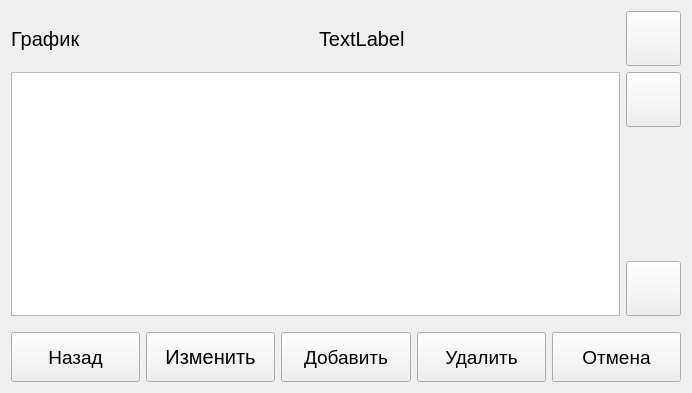
<?xml version="1.0" encoding="UTF-8"?>
<ui version="4.0">
 <class>VentilationConfigFrame</class>
 <widget class="QWidget" name="VentilationConfigFrame">
  <property name="geometry">
   <rect>
    <x>0</x>
    <y>0</y>
    <width>692</width>
    <height>393</height>
   </rect>
  </property>
  <property name="font">
   <font>
    <pointsize>14</pointsize>
   </font>
  </property>
  <property name="windowTitle">
   <string>Form</string>
  </property>
  <layout class="QGridLayout" name="gridLayout">
   <item row="0" column="2">
    <widget class="QPushButton" name="btnSelectGraph">
     <property name="minimumSize">
      <size>
       <width>55</width>
       <height>55</height>
      </size>
     </property>
     <property name="maximumSize">
      <size>
       <width>55</width>
       <height>55</height>
      </size>
     </property>
     <property name="font">
      <font>
       <pointsize>15</pointsize>
      </font>
     </property>
     <property name="text">
      <string/>
     </property>
     <property name="icon">
      <iconset resource="../Resources.qrc">
       <normaloff>:/Images/line-chart.png</normaloff>:/Images/line-chart.png</iconset>
     </property>
     <property name="iconSize">
      <size>
       <width>42</width>
       <height>42</height>
      </size>
     </property>
    </widget>
   </item>
   <item row="0" column="1">
    <widget class="QLabel" name="lblProfileName">
     <property name="font">
      <font>
       <pointsize>15</pointsize>
      </font>
     </property>
     <property name="text">
      <string>TextLabel</string>
     </property>
    </widget>
   </item>
   <item row="0" column="0">
    <widget class="QLabel" name="label">
     <property name="font">
      <font>
       <pointsize>15</pointsize>
      </font>
     </property>
     <property name="text">
      <string>График</string>
     </property>
    </widget>
   </item>
   <item row="3" column="0" colspan="3">
    <layout class="QHBoxLayout" name="horizontalLayout">
     <item>
      <widget class="QPushButton" name="btnReturn">
       <property name="minimumSize">
        <size>
         <width>0</width>
         <height>50</height>
        </size>
       </property>
       <property name="maximumSize">
        <size>
         <width>16777215</width>
         <height>50</height>
        </size>
       </property>
       <property name="text">
        <string>Назад</string>
       </property>
       <property name="icon">
        <iconset resource="../Resources.qrc">
         <normaloff>:/Images/return.png</normaloff>:/Images/return.png</iconset>
       </property>
       <property name="iconSize">
        <size>
         <width>32</width>
         <height>32</height>
        </size>
       </property>
      </widget>
     </item>
     <item>
      <widget class="QPushButton" name="btnEdit">
       <property name="minimumSize">
        <size>
         <width>0</width>
         <height>50</height>
        </size>
       </property>
       <property name="maximumSize">
        <size>
         <width>16777215</width>
         <height>50</height>
        </size>
       </property>
       <property name="font">
        <font>
         <pointsize>15</pointsize>
        </font>
       </property>
       <property name="text">
        <string>Изменить</string>
       </property>
      </widget>
     </item>
     <item>
      <widget class="QPushButton" name="btnAdd">
       <property name="minimumSize">
        <size>
         <width>0</width>
         <height>50</height>
        </size>
       </property>
       <property name="text">
        <string>Добавить</string>
       </property>
      </widget>
     </item>
     <item>
      <widget class="QPushButton" name="btnDelete">
       <property name="minimumSize">
        <size>
         <width>0</width>
         <height>50</height>
        </size>
       </property>
       <property name="text">
        <string>Удалить</string>
       </property>
      </widget>
     </item>
     <item>
      <widget class="QPushButton" name="btnCancel">
       <property name="minimumSize">
        <size>
         <width>0</width>
         <height>50</height>
        </size>
       </property>
       <property name="text">
        <string>Отмена</string>
       </property>
       <property name="icon">
        <iconset resource="../Resources.qrc">
         <normaloff>:/Images/delete.png</normaloff>:/Images/delete.png</iconset>
       </property>
       <property name="iconSize">
        <size>
         <width>42</width>
         <height>42</height>
        </size>
       </property>
      </widget>
     </item>
    </layout>
   </item>
   <item row="1" column="0" colspan="2">
    <widget class="QTableView" name="tableView"/>
   </item>
   <item row="1" column="2">
    <layout class="QVBoxLayout" name="verticalLayout">
     <item>
      <widget class="QPushButton" name="btnUp">
       <property name="minimumSize">
        <size>
         <width>55</width>
         <height>55</height>
        </size>
       </property>
       <property name="maximumSize">
        <size>
         <width>55</width>
         <height>55</height>
        </size>
       </property>
       <property name="text">
        <string/>
       </property>
       <property name="icon">
        <iconset resource="../Resources.qrc">
         <normaloff>:/Images/circled-up.png</normaloff>:/Images/circled-up.png</iconset>
       </property>
       <property name="iconSize">
        <size>
         <width>42</width>
         <height>42</height>
        </size>
       </property>
      </widget>
     </item>
     <item>
      <spacer name="verticalSpacer">
       <property name="orientation">
        <enum>Qt::Vertical</enum>
       </property>
       <property name="sizeHint" stdset="0">
        <size>
         <width>20</width>
         <height>40</height>
        </size>
       </property>
      </spacer>
     </item>
     <item>
      <widget class="QPushButton" name="btnDown">
       <property name="minimumSize">
        <size>
         <width>55</width>
         <height>55</height>
        </size>
       </property>
       <property name="maximumSize">
        <size>
         <width>55</width>
         <height>55</height>
        </size>
       </property>
       <property name="text">
        <string/>
       </property>
       <property name="icon">
        <iconset resource="../Resources.qrc">
         <normaloff>:/Images/circled-down.png</normaloff>:/Images/circled-down.png</iconset>
       </property>
       <property name="iconSize">
        <size>
         <width>42</width>
         <height>42</height>
        </size>
       </property>
      </widget>
     </item>
    </layout>
   </item>
   <item row="2" column="0">
    <spacer name="verticalSpacer_2">
     <property name="orientation">
      <enum>Qt::Vertical</enum>
     </property>
     <property name="sizeType">
      <enum>QSizePolicy::Fixed</enum>
     </property>
     <property name="sizeHint" stdset="0">
      <size>
       <width>20</width>
       <height>10</height>
      </size>
     </property>
    </spacer>
   </item>
  </layout>
 </widget>
 <resources>
  <include location="../Resources.qrc"/>
 </resources>
 <connections/>
</ui>
